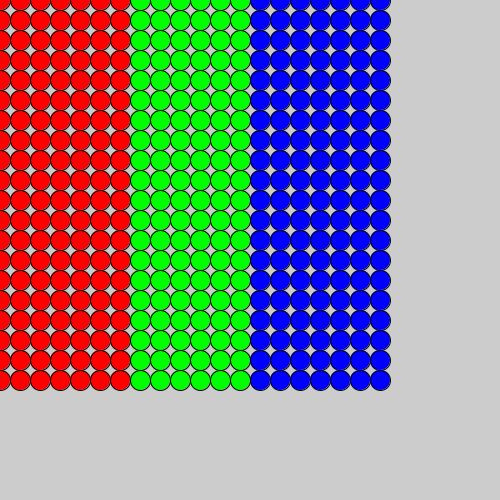
Frame 1 (no input)
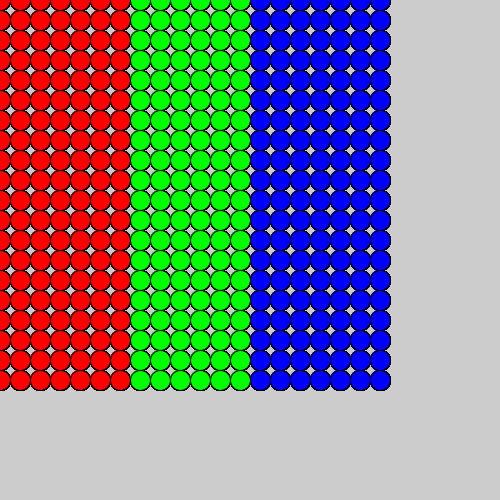
Frame 60 (the mouse pressed at the canvas centre just before this capture)
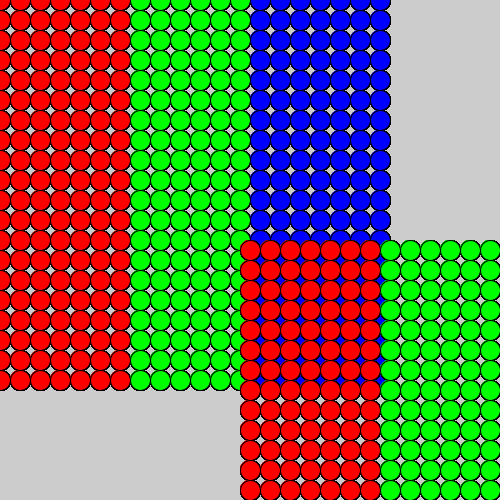
Frame 120 (the mouse held since frame 60 and released just before this capture)

The Processing sketch that drew these frames (run headless with seeded random() and noise(); from frame 60 on, the mouse is pressed at the canvas centre):

// Processing sketch: Sanchez_Part06_Conditionals
// ── Sanchez_Part06_Conditionals.pde
void setup()
{
  size(500,500);
  smooth();
}
void draw()
{
  drawEllipse(mouseX,mouseY);
}

void drawEllipse(float X, float Y)
{
  for (int i=0;i<20;i++)
  {
    for (int j=0;j<20;j++)
    {
      if (i>=0 && i<=6)fill(255,0,0);
      else if (i>6 && i<=12) fill(0,255,0);
      else if (i>12 && i<=20) fill(0,0,255);
      ellipse(X+(i*20),Y+(j*20),20,20);
    }
  } 
}
